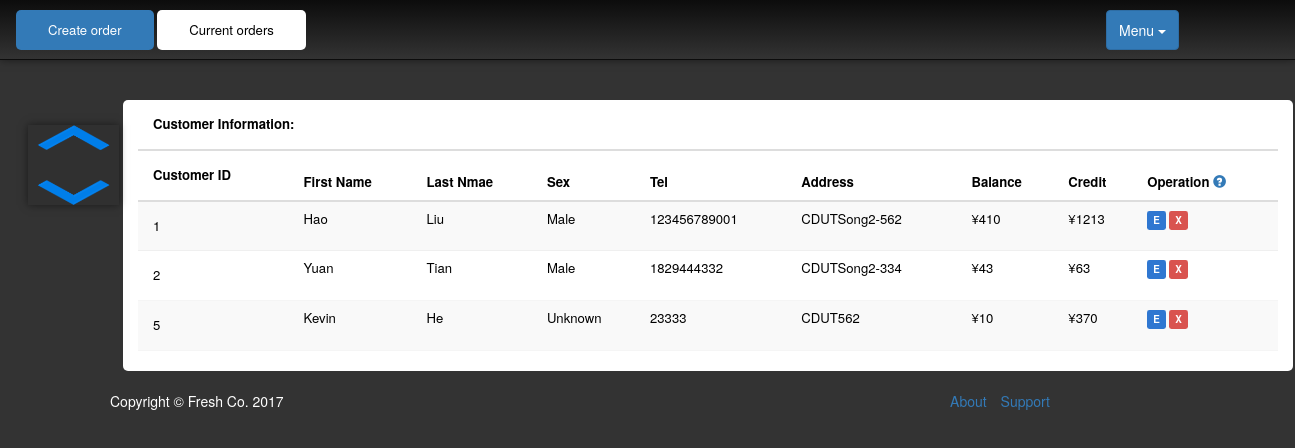
The app's page /admin/index.php?page=customer&action=info, older data.
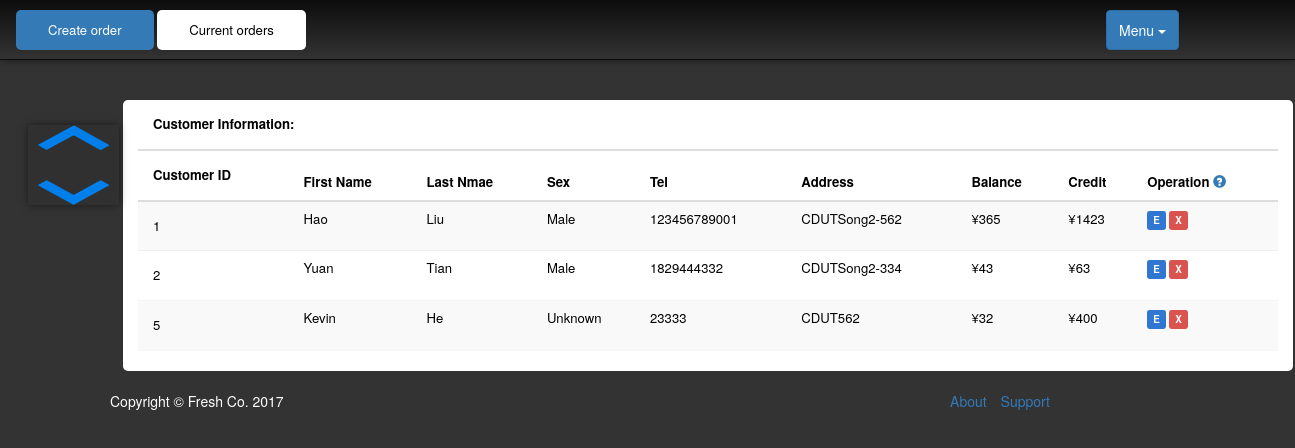
The same page, newer data.
### tables this page shows
CREATE TABLE IF NOT EXISTS `customer` (
  `id` int(10) unsigned NOT NULL,
  `username` varchar(50) DEFAULT NULL,
  `pwdhash` varchar(60) DEFAULT NULL,
  `salt` varchar(10) DEFAULT NULL,
  `FirstName` varchar(10) DEFAULT NULL,
  `LastName` varchar(10) NOT NULL,
  `sex` tinyint(1) DEFAULT NULL,
  `tel` varchar(20) DEFAULT NULL,
  `address` varchar(225) DEFAULT NULL,
  `balance` double DEFAULT NULL
);

### admin/inc/db.php (called while the page is built, shortened)
<?php
 class Mysql{
	function __construct(){
		$this->conn=$this->getConn();
	}
	function getConn(){
        $conn =  mysql_connect('localhost','root','0618') or die("Cannot connect to server".mysql_error());
        return $conn;
    }
	function fetch($result){
        $row = mysql_fetch_array($result);
        return $row;
    }
	function query($sql){
        $res = mysql_query($sql,$this->conn) or die(mysql_error());
		return $res;
	}
}
$mysql = new Mysql();
?>

### admin/customer.php (the view, shortened to what this page needs)
<?php
if(isset($_GET['action'])){
	$action = $_GET['action'];
}else{
	$action='info';
}
if($action == 'new'){
$sql_cusinfo = "SELECT id from customer order by id DESC;";
	$result = $mysql->query($sql_cusinfo);
	$row = $mysql->fetch($result);
	$newnum = $row[0]+1;
	echo "
	<form action='submit.php' method='post'>
	<table>
		<th colspan='4'>New Customer</th>
		<tr>
			<td class='bold' class='width-2'>Customer Number</td>
			<td class='width-3'>
				<input type='text' id='cusid' name='cusid' value='$newnum' disabled='disabled'/>
			</td>
		</tr>
		<tr>
			<td class='bold'>First Name<span class='req'> *</span></td>
			<td>
				<input type='text' maxlength='10' name='fname' required/>
			</td>
			<td class='bold'>Last Name</td>
			<td>
				<input type='text' maxlength='10' name='lname'/>
			</td>
		</tr>
		<tr>
			<td class='bold'>Gender</td>
			<td>
				<label>Male:<input type='radio' name='sex' value=1/></label>
				<label>Female:<input type='radio' name='sex' value=0/></label>
				<label>Unknown:<input type='radio' name='sex' value=3 checked/></label>
			</td>
			<td class='bold'>Phone Number</td>
			<td>
				<input type='tel' maxlength='20' name='tel'/>
			</td>
		</tr>
		<tr>
			<td class='bold'>Address</td>
			<td>
				<input type='text' maxlength='200' name='address'/>
			</td>
		</tr>
	</table>
	<div class='text-right'>
		<button class='submit' type='primary' name='submit'>Submit</button>
	</div>
	</form>";
	if(isset($_POST['origCusEdit'])){
			$origCus = explode(',',$_POST['origCusEdit']);
			echo "<script>
					var cusid = document.getElementById('cusid');
					cusid.disabled = false;
					cusid.value = {$origCus[0]};
					cusid.onchange = function(){
						cusid.value = {$origCus[0]};
					};
					document.getElementsByName('fname')[0].value = '{$origCus[1]}';
					document.getElementsByName('lname')[0].value = '{$origCus[2]}';
					document.getElementsByName('tel')[0].value = '{$origCus[3]}';
					document.getElementsByName('address')[0].value = '{$origCus[5]}';
					var gender = document.getElementsByName('sex');
					if({$origCus[4]}==1) gender[0].checked=true;
					if({$origCus[4]}==0) gender[1].checked=true;
					if({$origCus[4]}==3) gender[2].checked=true;
				</script>";
	}
}else if($action == 'info'){
		$sql_cusinfo = "SELECT * FROM customer;";
		$result = $mysql->query($sql_cusinfo);
?>
	<div class="col-md-12 mainblocks">
		<table class ='table table table-striped'>
			<thead>
				<th colspan='10'>Customer Information:</th>
				<tr>
					<th>Customer ID</th>
					<th>First Name</th>
					<th>Last Nmae</th>
					<th>Sex</th>
					<th>Tel</th>
					<th>Address</th>
					<th>Balance</th>
					<th>Credit</th>
					<th>
						Operation <a href='javascript:void(0);' onclick="$('#helptip_info').toggle()" class="glyphicon glyphicon-question-sign icona"></a>
					</th>
				</tr>
			<thead>
			<tbody>
<?php
		while($row = $mysql->fetch($result)) {
		    echo "<tr>";
				$sql_sum="select sum(f.price * quantity) as credit from order_product inner join product_service as f ON order_product.product_id = f.id where order_id in (select id from orders where cus_id = {$row['id']})";
				$res_cre=$mysql->query($sql_sum);
				$row_cre=$mysql->fetch($res_cre);
				switch($row['sex']){
					case 1: $sex='Male';break;
					default: $sex='Unknown';
				}
				$balance=(empty($row['balance']))? 0:$row['balance'];
				$credit=(empty($row_cre['credit']))? 0:$row_cre['credit'];
			echo "	<td>".$row['id']."</td>
					<td>".$row['FirstName']."</td>
					<td>".$row['LastName']."</td>
					<td>".$sex."</td>
					<td>".$row['tel']."</td>
					<td>".$row['address']."</td>
					<td>&#165;$balance</td>
					<td>&#165;$credit</td>";
?>
					<td>
						<a class='label label-primary' onclick="firm('Do you want to Edit this Customer?','editCus<?php echo $row['id'];?>')">E</a>
						<a class='label label-danger' onclick="firm('Do you want to Delete this Customer?','deleteCus<?php echo $row['id'];?>')">X</a>
					</td>
				</tr>
<?php	}
?>			<tbody>
		</table>
	</div>
<?php
}
?>

### admin/inc/header.php (shortened to what this page needs)
<!DOCTYPE html>
<html>
    <head>
        <link type="text/css" rel="stylesheet" href="../static/css/kube.css"/>
		<link type="text/css" rel="stylesheet" href="../static/css/bootstrap.min.css"/>
		<link type="text/css" rel="stylesheet" href="../static/css/admin.css"/>
		<link href="../static/font-awesome/css/font-awesome.min.css" rel="stylesheet" type="text/css">
    </head>
    <body>

### admin/inc/nav.php (shortened to what this page needs)
<center class="tab_out">
          <table class="table-stripped">
        <tr><td class='text-centered' id='tab'>
		<nav>
			<div class="left-menu">
				<a href="index.php?page=create_order"><button class='btn-primary' type="button">Create order</button></a>
				<a href="index.php?page=current_orders"><button type="button">Current orders</button></a>
			</div>
			<div class="right-menu">
				<div class="nav dropdown">
				    <button class="btn btn-primary dropdown-toggle" type="button" data-toggle="dropdown">Menu
				    <span class="caret"></span></button>
				  </div>
			</div>
		</nav>
		</tr></td>
    </table>
</center>
<div class='col-xs-1'>
	<div class="left_tab">
		<a href='#'><img src='../static/img/icon/up.png'/></a><br/>
		<a href='#bottom'><img src='../static/img/icon/down.png'/></a>
	</div>
</div>
<div class='col-xs-10'>
         <dl class="container">
		<dd class="row clearfix">

### admin/index.php (shortened to what this page needs)
<?php
	require("inc/db.php");
	if (isset($_GET['page'])) {
		$page = $_GET['page'];
	} else {
		$page = 'default';
	}
	include("inc/header.php");
	include("inc/nav.php");
	if ($page == 'default') {
		include "orders_block.php";
	} else if ($page == 'product') {
		include "product.php";
	}else if ($page == 'customer') {
		include "customer.php";
	}else if ($page == 'current_orders') {
		include "orders_block.php";
	}else if ($page == 'create_order') {
		include "create_order.php";
	}else if($page == 'recharge'){
		include "recharge.php";
	}else if($page == 'staff'){
		include "staff.php";
	}
	include("inc/footer.php");
?>

### admin/inc/footer.php
				</dd>
			</dl>
		</div>
    </body>
	<footer>
        <div class="container">
            <div class="row">
                <div class="col-md-6">
                    <span class="copyright" id='bottom'>Copyright &copy; Fresh Co. 2017</span>
                </div>
                <div class="col-md-4">
                    <ul class="list-inline quicklinks text-right">
                        <li><a href="#">About</a>
                        </li>
                        <li><a href="#">Support</a>
                        </li>
                    </ul>
				</div>
            </div>
        </div>
    </footer>
</html>

### static/css/kube.css (style rules this page uses)
html { box-sizing: border-box; }
*, *:before, *:after { box-sizing: inherit; }
img { box-sizing: content-box; }
* { margin: 0; padding: 0; border: 0; outline: 0; font-size: 100%; vertical-align: baseline; background: transparent; }
table { border-collapse: collapse; border-spacing: 0; }
caption, th, td { text-align: left; vertical-align: top; }
thead th, thead td { font-weight: bold; vertical-align: bottom; }
a img, th img, td img { vertical-align: top; }
button, input, select, textarea { margin: 0; }
button { width: auto; overflow: visible; }
input[type="reset"], input[type="submit"], input[type="file"], input[type="radio"], input[type="checkbox"], select, button { cursor: pointer; }
img, video, audio, embed, object { max-width: 100%; }
img, video, embed, object { height: auto; }
img { vertical-align: middle; -ms-interpolation-mode: bicubic; }
html { font-size: 62.5%; }
body { font-family: 'Helvetica Neue', Helvetica, Arial, sans-serif; font-size: 1.5em; line-height: 24px; background: #ffffff; color: #202020; }
a { color: #256bc9; }
ul, ol, ul ul, ol ol, ul ol, ol ul { margin: 0 0 0 24px; }
p, ul, ol, dl, blockquote, hr, pre, table, fieldset, figure, address, output { margin-bottom: 16px; }
dd { margin-left: 24px; }
table { max-width: 100%; width: 100%; empty-cells: show; }
table th, table td { font-size: 94%; border-bottom: 1px solid rgba(0, 0, 0, 0.04); padding: 16px; padding-bottom: 15px; }
table th:first-child, table td:first-child { padding-left: 0; }
table th:last-child, table td:last-child { padding-right: 0; }
table.table-bordered td:first-child, table.table-stripped td:first-child, table.table-bordered th:first-child, table.table-stripped th:first-child { padding-left: 16px; }
table.table-bordered td:last-child, table.table-stripped td:last-child, table.table-bordered th:last-child, table.table-stripped th:last-child { padding-right: 16px; }
table.table-stripped tbody tr:nth-child(odd) td { background: #f8f8f8; }
.btn, button { display: inline-block; vertical-align: top; font-family: 'Helvetica Neue', Helvetica, Arial, sans-serif; font-size: 1.4rem; font-weight: normal; white-space: nowrap; padding: 0 32px; height: 40px; line-height: 40px; text-align: center; text-decoration: none; -webkit-appearance: none; outline: none; margin: 0; border: none; border-radius: 2px; box-shadow: none; cursor: pointer; color: #000000; background: #e5e5e5; }
.label, .badge { font-size: 11px; font-weight: normal; display: inline; line-height: 1; color: #000; text-align: center; text-transform: uppercase; text-decoration: none; border-radius: 2px; padding: 0.2rem 0.7rem; position: relative; }
.label.label-primary, .badge.label-primary, .label.badge-primary, .badge.badge-primary { background: #2f77d1; color: #ffffff; }
.text-centered { text-align: center; }
.text-right { text-align: right; }

### static/css/admin.css (style rules this page uses)
table,input,select,button,.mainblocks { background:#fff; color: black; border-radius:5px; }
table tr td:first-child,table tr th:first-child { padding:15px; }
body { background-color: #333333; }
.container { color: #fff; margin-top: 40px; display: block; margin-right: 30px; }
.tab_out { position:relative; height: 60px; width:100%; top: 0px; }
#tab { padding-top: 10px; padding-bottom: 0px; box-shadow: 0px 0px 8px rgba(0,0,0,0.5); position: fixed; z-index: 1; height: 60px; width: 100%; background:#333333; background: -webkit-linear-gradient(top, rgb(12,12,12) 0%,#333333 100%); background: linear-gradient(top, rgb(12,12,12) 0%,#333333 100%); background: -moz-linear-gradient(top, rgb(12,12,12) 0%,#333333 100%); }
.left-menu { float: left; }
.right-menu { float: right; }
.nav.dropdown { margin-right: 100px; }
.left_tab { position: fixed; z-index:10; float:left; width:7%; background: rgba(0,0,0,0.05); margin-top: 5%; margin-left: 1%; text-align: center; box-shadow: 0px 0px 8px rgba(0,0,0,0.5); }
.left_tab a { text-decoration: none; font-size: 1.2em; text-align: center; }
.left_tab img { width: 80%; height: 40px; }

Row changes from the older to the newer data that the page shows:
changed customer "Hao": balance "410" → "365"; credit "1213" → "1423"
changed customer "Kevin": balance "10" → "32"; credit "370" → "400"
